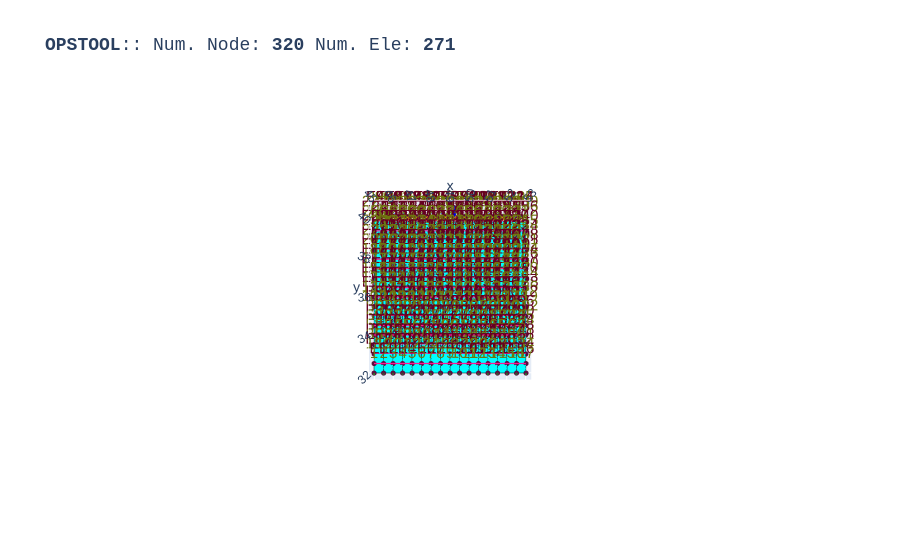

The notebook cell this image was saved under:
### Code cell
opst.vis.plotly.plot_model(show_node_numbering=True, show_ele_numbering=True, show_nodal_loads = True)

### Figure 1 — Plotly figure (JSON) as saved in the notebook; plotly's stock layout.template omitted (floating-point values rounded to 4 significant figures; data arrays with more than 128 entries replaced by an {"elided": "..."} marker saying what was removed)
{"data": [{"color": "#00FFFF", "hoverinfo": "skip", "i": {"elided": "512 int values"}, "j": {"elided": "512 int values"}, "k": {"elided": "512 int values"}, "name": "ELE_TAG_FourNodeQuadWithSensitivity", "opacity": 1, "type": "mesh3d", "x": {"elided": "1024 float values"}, "y": {"elided": "1024 float values"}, "z": {"elided": "1024 float values"}}, {"connectgaps": false, "hoverinfo": "skip", "line": {"color": "black", "width": 1}, "mode": "lines", "name": "Edge", "type": "scatter3d", "x": {"elided": "1536 float values"}, "y": {"elided": "1536 float values"}, "z": {"elided": "1536 float values"}}, {"connectgaps": false, "hoverinfo": "skip", "line": {"color": "#0652ff", "width": 5}, "mode": "lines", "name": "DispBeamColumn2d", "type": "scatter3d", "x": [45.25, 45.75, NaN, 45.75, 46.25, NaN, 46.25, 46.75, NaN, 46.75, 47.25, NaN, 47.25, 47.75, NaN, 47.75, 48.25, NaN, 48.25, 48.75, NaN, 48.75, 49.25, NaN, 49.25, 49.75, NaN, 49.75, 50.25, NaN, 50.25, 50.75, NaN, 50.75, 51.25, NaN, 51.25, 51.75, NaN, 51.75, 52.25, NaN, 52.25, 52.75, NaN], "y": [40.25, 40.25, NaN, 40.25, 40.25, NaN, 40.25, 40.25, NaN, 40.25, 40.25, NaN, 40.25, 40.25, NaN, 40.25, 40.25, NaN, 40.25, 40.25, NaN, 40.25, 40.25, NaN, 40.25, 40.25, NaN, 40.25, 40.25, NaN, 40.25, 40.25, NaN, 40.25, 40.25, NaN, 40.25, 40.25, NaN, 40.25, 40.25, NaN, 40.25, 40.25, NaN], "z": [0.0, 0.0, NaN, 0.0, 0.0, NaN, 0.0, 0.0, NaN, 0.0, 0.0, NaN, 0.0, 0.0, NaN, 0.0, 0.0, NaN, 0.0, 0.0, NaN, 0.0, 0.0, NaN, 0.0, 0.0, NaN, 0.0, 0.0, NaN, 0.0, 0.0, NaN, 0.0, 0.0, NaN, 0.0, 0.0, NaN, 0.0, 0.0, NaN, 0.0, 0.0, NaN]}, {"connectgaps": false, "hoverinfo": "skip", "line": {"color": "#ff9408", "width": 5}, "mode": "lines", "name": "BeamContact2D", "type": "scatter3d", "x": [45.5, 45.25, NaN, 45.5, 45.75, NaN, 46.0, 45.75, NaN, 46.0, 46.25, NaN, 46.5, 46.25, NaN, 46.5, 46.75, NaN, 47.0, 46.75, NaN, 47.0, 47.25, NaN, 47.5, 47.25, NaN, 47.5, 47.75, NaN, 48.0, 47.75, NaN, 48.0, 48.25, NaN, 48.5, 48.25, NaN, 48.5, 48.75, NaN, 49.0, 48.75, NaN, 49.0, 49.25, NaN, 49.5, 49.25, NaN, 49.5, 49.75, NaN, 50.0, 49.75, NaN, 50.0, 50.25, NaN, 50.5, 50.25, NaN, 50.5, 50.75, NaN, 51.0, 50.75, NaN, 51.0, 51.25, NaN, 51.5, 51.25, NaN, 51.5, 51.75, NaN, 52.0, 51.75, NaN, 52.0, 52.25, NaN, 52.5, 52.25, NaN, 52.5, 52.75, NaN], "y": [40.0, 40.25, NaN, 40.0, 40.25, NaN, 40.0, 40.25, NaN, 40.0, 40.25, NaN, 40.0, 40.25, NaN, 40.0, 40.25, NaN, 40.0, 40.25, NaN, 40.0, 40.25, NaN, 40.0, 40.25, NaN, 40.0, 40.25, NaN, 40.0, 40.25, NaN, 40.0, 40.25, NaN, 40.0, 40.25, NaN, 40.0, 40.25, NaN, 40.0, 40.25, NaN, 40.0, 40.25, NaN, 40.0, 40.25, NaN, 40.0, 40.25, NaN, 40.0, 40.25, NaN, 40.0, 40.25, NaN, 40.0, 40.25, NaN, 40.0, 40.25, NaN, 40.0, 40.25, NaN, 40.0, 40.25, NaN, 40.0, 40.25, NaN, 40.0, 40.25, NaN, 40.0, 40.25, NaN, 40.0, 40.25, NaN, 40.0, 40.25, NaN, 40.0, 40.25, NaN], "z": [0.0, 0.0, NaN, 0.0, 0.0, NaN, 0.0, 0.0, NaN, 0.0, 0.0, NaN, 0.0, 0.0, NaN, 0.0, 0.0, NaN, 0.0, 0.0, NaN, 0.0, 0.0, NaN, 0.0, 0.0, NaN, 0.0, 0.0, NaN, 0.0, 0.0, NaN, 0.0, 0.0, NaN, 0.0, 0.0, NaN, 0.0, 0.0, NaN, 0.0, 0.0, NaN, 0.0, 0.0, NaN, 0.0, 0.0, NaN, 0.0, 0.0, NaN, 0.0, 0.0, NaN, 0.0, 0.0, NaN, 0.0, 0.0, NaN, 0.0, 0.0, NaN, 0.0, 0.0, NaN, 0.0, 0.0, NaN, 0.0, 0.0, NaN, 0.0, 0.0, NaN, 0.0, 0.0, NaN, 0.0, 0.0, NaN, 0.0, 0.0, NaN, 0.0, 0.0, NaN]}, {"customdata": {"elided": "256 str values"}, "hovertemplate": "%{customdata}", "marker": {"color": "#00FFFF", "size": 3, "symbol": "diamond-open"}, "mode": "markers", "name": "ELE_TAG_FourNodeQuadWithSensitivity", "type": "scatter3d", "x": {"elided": "256 float values"}, "y": {"elided": "256 float values"}, "z": {"elided": "256 float values"}}, {"customdata": ["eleTag: 400<br>connectedNodes:<br> [290 291]", "eleTag: 401<br>connectedNodes:<br> [291 292]", "eleTag: 402<br>connectedNodes:<br> [292 293]", "eleTag: 403<br>connectedNodes:<br> [293 294]", "eleTag: 404<br>connectedNodes:<br> [294 295]", "eleTag: 405<br>connectedNodes:<br> [295 296]", "eleTag: 406<br>connectedNodes:<br> [296 297]", "eleTag: 407<br>connectedNodes:<br> [297 298]", "eleTag: 408<br>connectedNodes:<br> [298 299]", "eleTag: 409<br>connectedNodes:<br> [299 300]", "eleTag: 410<br>connectedNodes:<br> [300 301]", "eleTag: 411<br>connectedNodes:<br> [301 302]", "eleTag: 412<br>connectedNodes:<br> [302 303]", "eleTag: 413<br>connectedNodes:<br> [303 304]", "eleTag: 414<br>connectedNodes:<br> [304 305]"], "hovertemplate": "%{customdata}", "marker": {"color": "#0652ff", "size": 3, "symbol": "diamond-open"}, "mode": "markers", "name": "DispBeamColumn2d", "type": "scatter3d", "x": [45.5, 46.0, 46.5, 47.0, 47.5, 48.0, 48.5, 49.0, 49.5, 50.0, 50.5, 51.0, 51.5, 52.0, 52.5], "y": [40.25, 40.25, 40.25, 40.25, 40.25, 40.25, 40.25, 40.25, 40.25, 40.25, 40.25, 40.25, 40.25, 40.25, 40.25], "z": [0.0, 0.0, 0.0, 0.0, 0.0, 0.0, 0.0, 0.0, 0.0, 0.0, 0.0, 0.0, 0.0, 0.0, 0.0]}, {"customdata": ["eleTag: 3050<br>connectedNodes:<br> [274 290]", "eleTag: 3050<br>connectedNodes:<br> [274 291]", "eleTag: 3051<br>connectedNodes:<br> [275 291]", "eleTag: 3051<br>connectedNodes:<br> [275 292]", "eleTag: 3052<br>connectedNodes:<br> [276 292]", "eleTag: 3052<br>connectedNodes:<br> [276 293]", "eleTag: 3053<br>connectedNodes:<br> [277 293]", "eleTag: 3053<br>connectedNodes:<br> [277 294]", "eleTag: 3054<br>connectedNodes:<br> [278 294]", "eleTag: 3054<br>connectedNodes:<br> [278 295]", "eleTag: 3055<br>connectedNodes:<br> [279 295]", "eleTag: 3055<br>connectedNodes:<br> [279 296]", "eleTag: 3056<br>connectedNodes:<br> [280 296]", "eleTag: 3056<br>connectedNodes:<br> [280 297]", "eleTag: 3057<br>connectedNodes:<br> [281 297]", "eleTag: 3057<br>connectedNodes:<br> [281 298]", "eleTag: 3058<br>connectedNodes:<br> [282 298]", "eleTag: 3058<br>connectedNodes:<br> [282 299]", "eleTag: 3059<br>connectedNodes:<br> [283 299]", "eleTag: 3059<br>connectedNodes:<br> [283 300]", "eleTag: 3060<br>connectedNodes:<br> [284 300]", "eleTag: 3060<br>connectedNodes:<br> [284 301]", "eleTag: 3061<br>connectedNodes:<br> [285 301]", "eleTag: 3061<br>connectedNodes:<br> [285 302]", "eleTag: 3062<br>connectedNodes:<br> [286 302]", "eleTag: 3062<br>connectedNodes:<br> [286 303]", "eleTag: 3063<br>connectedNodes:<br> [287 303]", "eleTag: 3063<br>connectedNodes:<br> [287 304]", "eleTag: 3064<br>connectedNodes:<br> [288 304]", "eleTag: 3064<br>connectedNodes:<br> [288 305]"], "hovertemplate": "%{customdata}", "marker": {"color": "#ff9408", "size": 3, "symbol": "diamond-open"}, "mode": "markers", "name": "BeamContact2D", "type": "scatter3d", "x": [45.38, 45.62, 45.88, 46.12, 46.38, 46.62, 46.88, 47.12, 47.38, 47.62, 47.88, 48.12, 48.38, 48.62, 48.88, 49.12, 49.38, 49.62, 49.88, 50.12, 50.38, 50.62, 50.88, 51.12, 51.38, 51.62, 51.88, 52.12, 52.38, 52.62], "y": [40.12, 40.12, 40.12, 40.12, 40.12, 40.12, 40.12, 40.12, 40.12, 40.12, 40.12, 40.12, 40.12, 40.12, 40.12, 40.12, 40.12, 40.12, 40.12, 40.12, 40.12, 40.12, 40.12, 40.12, 40.12, 40.12, 40.12, 40.12, 40.12, 40.12], "z": [0.0, 0.0, 0.0, 0.0, 0.0, 0.0, 0.0, 0.0, 0.0, 0.0, 0.0, 0.0, 0.0, 0.0, 0.0, 0.0, 0.0, 0.0, 0.0, 0.0, 0.0, 0.0, 0.0, 0.0, 0.0, 0.0, 0.0, 0.0, 0.0, 0.0]}, {"customdata": {"elided": "320 str values"}, "hovertemplate": "x: %{x}<br>y: %{y}<br>z: %{z} <br>nodeTag: %{customdata}", "marker": {"color": "#580f41", "size": 3, "symbol": "circle"}, "mode": "markers", "name": "Nodes", "type": "scatter3d", "x": {"elided": "320 float values"}, "y": {"elided": "320 float values"}, "z": {"elided": "320 float values"}}, {"mode": "text", "name": "Node Tag", "text": {"elided": "320 str values"}, "textfont": {"color": "#6e750e", "size": 15}, "type": "scatter3d", "x": {"elided": "320 float values"}, "y": {"elided": "320 float values"}, "z": {"elided": "320 float values"}}, {"mode": "text", "name": "Element Tag", "text": {"elided": "271 str values"}, "textfont": {"color": "#650021", "size": 15}, "type": "scatter3d", "x": {"elided": "271 float values"}, "y": {"elided": "271 float values"}, "z": {"elided": "271 float values"}}, {"connectgaps": false, "hoverinfo": "skip", "line": {"color": "#15b01a", "width": 1}, "mode": "lines", "name": "BC", "type": "scatter3d", "x": {"elided": "384 float values"}, "y": {"elided": "384 float values"}, "z": {"elided": "384 float values"}}, {"connectgaps": false, "hoverinfo": "skip", "line": {"color": "#FF1493", "width": 2.5}, "mode": "lines", "name": "mp constraint", "type": "scatter3d", "x": [45.0, 53.0, NaN, 45.0, 53.0, NaN, 45.0, 53.0, NaN, 45.0, 53.0, NaN, 45.0, 53.0, NaN, 45.0, 53.0, NaN, 45.0, 53.0, NaN, 45.0, 53.0, NaN, 45.0, 53.0, NaN, 45.0, 53.0, NaN, 45.0, 53.0, NaN, 45.0, 53.0, NaN, 45.0, 53.0, NaN, 45.0, 53.0, NaN, 45.0, 53.0, NaN, 45.0, 53.0, NaN], "y": [32.5, 32.5, NaN, 33.0, 33.0, NaN, 33.5, 33.5, NaN, 34.0, 34.0, NaN, 34.5, 34.5, NaN, 35.0, 35.0, NaN, 35.5, 35.5, NaN, 36.0, 36.0, NaN, 36.5, 36.5, NaN, 37.0, 37.0, NaN, 37.5, 37.5, NaN, 38.0, 38.0, NaN, 38.5, 38.5, NaN, 39.0, 39.0, NaN, 39.5, 39.5, NaN, 40.0, 40.0, NaN], "z": [0.0, 0.0, NaN, 0.0, 0.0, NaN, 0.0, 0.0, NaN, 0.0, 0.0, NaN, 0.0, 0.0, NaN, 0.0, 0.0, NaN, 0.0, 0.0, NaN, 0.0, 0.0, NaN, 0.0, 0.0, NaN, 0.0, 0.0, NaN, 0.0, 0.0, NaN, 0.0, 0.0, NaN, 0.0, 0.0, NaN, 0.0, 0.0, NaN, 0.0, 0.0, NaN, 0.0, 0.0, NaN]}, {"connectgaps": false, "hovertemplate": "<b>%{text}</b>", "line": {"color": "#0000ff", "width": 5}, "mode": "lines", "name": "<b>Pattern 1</b><br>Nodal Load", "text": ["0.00e+00", "0.00e+00", "0.00e+00", "0.00e+00", "0.00e+00", "0.00e+00"], "type": "scatter3d", "x": [49.25, 49.25, NaN, 46.25, 46.25, NaN], "y": [40.25, 40.25, NaN, 40.25, 40.25, NaN], "z": [0.0, 0.0, NaN, 0.0, 0.0, NaN]}, {"color": "#0000ff", "hovertemplate": "<b>%{text}", "i": [0, 0, 1, 1, 2, 2, 3, 3, 4, 4, 5, 5, 6, 6, 7, 7, 8, 8, 9, 9, 10, 10, 11, 11, 12, 12, 13, 13, 14, 14, 15, 15, 18, 18, 19, 19, 20, 20, 21, 21, 22, 22, 23, 23, 24, 24, 25, 25, 26, 26, 27, 27, 28, 28, 29, 29, 30, 30, 31, 31, 32, 32, 33, 33], "j": [1, 1, 2, 2, 3, 3, 4, 4, 5, 5, 6, 6, 7, 7, 8, 8, 9, 9, 10, 10, 11, 11, 12, 12, 13, 13, 14, 14, 15, 15, 0, 0, 19, 19, 20, 20, 21, 21, 22, 22, 23, 23, 24, 24, 25, 25, 26, 26, 27, 27, 28, 28, 29, 29, 30, 30, 31, 31, 32, 32, 33, 33, 18, 18], "k": [16, 17, 16, 17, 16, 17, 16, 17, 16, 17, 16, 17, 16, 17, 16, 17, 16, 17, 16, 17, 16, 17, 16, 17, 16, 17, 16, 17, 16, 17, 16, 17, 34, 35, 34, 35, 34, 35, 34, 35, 34, 35, 34, 35, 34, 35, 34, 35, 34, 35, 34, 35, 34, 35, 34, 35, 34, 35, 34, 35, 34, 35, 34, 35], "name": "<b>Pattern 1</b><br>Nodal Load", "text": ["0.00e+00", "0.00e+00", "0.00e+00", "0.00e+00", "0.00e+00", "0.00e+00", "0.00e+00", "0.00e+00", "0.00e+00", "0.00e+00", "0.00e+00", "0.00e+00", "0.00e+00", "0.00e+00", "0.00e+00", "0.00e+00", "0.00e+00", "0.00e+00", "0.00e+00", "0.00e+00", "0.00e+00", "0.00e+00", "0.00e+00", "0.00e+00", "0.00e+00", "0.00e+00", "0.00e+00", "0.00e+00", "0.00e+00", "0.00e+00", "0.00e+00", "0.00e+00", "0.00e+00", "0.00e+00", "0.00e+00", "0.00e+00"], "type": "mesh3d", "x": [49.25, 49.25, 49.25, 49.25, 49.25, 49.25, 49.25, 49.25, 49.25, 49.25, 49.25, 49.25, 49.25, 49.25, 49.25, 49.25, 49.25, 49.25, 46.25, 46.25, 46.25, 46.25, 46.25, 46.25, 46.25, 46.25, 46.25, 46.25, 46.25, 46.25, 46.25, 46.25, 46.25, 46.25, 46.25, 46.25], "y": [40.25, 40.25, 40.25, 40.25, 40.25, 40.25, 40.25, 40.25, 40.25, 40.25, 40.25, 40.25, 40.25, 40.25, 40.25, 40.25, 40.25, 40.25, 40.25, 40.25, 40.25, 40.25, 40.25, 40.25, 40.25, 40.25, 40.25, 40.25, 40.25, 40.25, 40.25, 40.25, 40.25, 40.25, 40.25, 40.25], "z": [0.0, 0.0, 0.0, 0.0, 0.0, 0.0, 0.0, 0.0, 0.0, 0.0, 0.0, 0.0, 0.0, 0.0, 0.0, 0.0, 0.0, 0.0, 0.0, 0.0, 0.0, 0.0, 0.0, 0.0, 0.0, 0.0, 0.0, 0.0, 0.0, 0.0, 0.0, 0.0, 0.0, 0.0, 0.0, 0.0]}, {"connectgaps": false, "hovertemplate": "<b>%{text}</b>", "line": {"color": "#0000ff", "width": 5}, "mode": "lines", "name": "<b>Pattern 1</b><br>Nodal Load", "text": ["-5.00e+02", "-5.00e+02", "-5.00e+02", "-5.00e+00", "-5.00e+00", "-5.00e+00"], "type": "scatter3d", "x": [49.25, 49.25, NaN, 46.25, 46.25, NaN], "y": [40.83, 40.42, NaN, 40.26, 40.25, NaN], "z": [0.0, 0.0, NaN, 0.0, 0.0, NaN]}, {"color": "#0000ff", "hovertemplate": "<b>%{text}", "i": [0, 0, 1, 1, 2, 2, 3, 3, 4, 4, 5, 5, 6, 6, 7, 7, 8, 8, 9, 9, 10, 10, 11, 11, 12, 12, 13, 13, 14, 14, 15, 15, 18, 18, 19, 19, 20, 20, 21, 21, 22, 22, 23, 23, 24, 24, 25, 25, 26, 26, 27, 27, 28, 28, 29, 29, 30, 30, 31, 31, 32, 32, 33, 33], "j": [1, 1, 2, 2, 3, 3, 4, 4, 5, 5, 6, 6, 7, 7, 8, 8, 9, 9, 10, 10, 11, 11, 12, 12, 13, 13, 14, 14, 15, 15, 0, 0, 19, 19, 20, 20, 21, 21, 22, 22, 23, 23, 24, 24, 25, 25, 26, 26, 27, 27, 28, 28, 29, 29, 30, 30, 31, 31, 32, 32, 33, 33, 18, 18], "k": [16, 17, 16, 17, 16, 17, 16, 17, 16, 17, 16, 17, 16, 17, 16, 17, 16, 17, 16, 17, 16, 17, 16, 17, 16, 17, 16, 17, 16, 17, 16, 17, 34, 35, 34, 35, 34, 35, 34, 35, 34, 35, 34, 35, 34, 35, 34, 35, 34, 35, 34, 35, 34, 35, 34, 35, 34, 35, 34, 35, 34, 35, 34, 35], "name": "<b>Pattern 1</b><br>Nodal Load", "text": ["-5.00e+02", "-5.00e+02", "-5.00e+02", "-5.00e+02", "-5.00e+02", "-5.00e+02", "-5.00e+02", "-5.00e+02", "-5.00e+02", "-5.00e+02", "-5.00e+02", "-5.00e+02", "-5.00e+02", "-5.00e+02", "-5.00e+02", "-5.00e+02", "-5.00e+02", "-5.00e+02", "-5.00e+00", "-5.00e+00", "-5.00e+00", "-5.00e+00", "-5.00e+00", "-5.00e+00", "-5.00e+00", "-5.00e+00", "-5.00e+00", "-5.00e+00", "-5.00e+00", "-5.00e+00", "-5.00e+00", "-5.00e+00", "-5.00e+00", "-5.00e+00", "-5.00e+00", "-5.00e+00"], "type": "mesh3d", "x": [49.33, 49.33, 49.31, 49.28, 49.24, 49.21, 49.18, 49.17, 49.17, 49.18, 49.21, 49.24, 49.28, 49.31, 49.33, 49.33, 49.25, 49.25, 46.25, 46.25, 46.25, 46.25, 46.25, 46.25, 46.25, 46.25, 46.25, 46.25, 46.25, 46.25, 46.25, 46.25, 46.25, 46.25, 46.25, 46.25], "y": [40.42, 40.42, 40.42, 40.42, 40.42, 40.42, 40.42, 40.42, 40.42, 40.42, 40.42, 40.42, 40.42, 40.42, 40.42, 40.42, 40.42, 40.21, 40.25, 40.25, 40.25, 40.25, 40.25, 40.25, 40.25, 40.25, 40.25, 40.25, 40.25, 40.25, 40.25, 40.25, 40.25, 40.25, 40.25, 40.25], "z": [0.0, 0.03356, 0.06131, 0.07846, 0.08205, 0.07145, 0.04849, 0.01715, -0.01715, -0.04849, -0.07145, -0.08205, -0.07846, -0.06131, -0.03356, -2.021e-17, 0.0, 0.0, 0.0, 0.0003356, 0.0006131, 0.0007846, 0.0008205, 0.0007145, 0.0004849, 0.0001715, -0.0001715, -0.0004849, -0.0007145, -0.0008205, -0.0007846, -0.0006131, -0.0003356, -2.021e-19, 0.0, 0.0]}, {"connectgaps": false, "hovertemplate": "<b>%{text}</b>", "line": {"color": "#0000ff", "width": 5}, "mode": "lines", "name": "<b>Pattern 1</b><br>Nodal Load", "text": ["0.00e+00", "0.00e+00", "0.00e+00", "0.00e+00", "0.00e+00", "0.00e+00"], "type": "scatter3d", "x": [49.25, 49.25, NaN, 46.25, 46.25, NaN], "y": [40.25, 40.25, NaN, 40.25, 40.25, NaN], "z": [0.0, 0.0, NaN, 0.0, 0.0, NaN]}, {"color": "#0000ff", "hovertemplate": "<b>%{text}", "i": [0, 0, 1, 1, 2, 2, 3, 3, 4, 4, 5, 5, 6, 6, 7, 7, 8, 8, 9, 9, 10, 10, 11, 11, 12, 12, 13, 13, 14, 14, 15, 15, 18, 18, 19, 19, 20, 20, 21, 21, 22, 22, 23, 23, 24, 24, 25, 25, 26, 26, 27, 27, 28, 28, 29, 29, 30, 30, 31, 31, 32, 32, 33, 33], "j": [1, 1, 2, 2, 3, 3, 4, 4, 5, 5, 6, 6, 7, 7, 8, 8, 9, 9, 10, 10, 11, 11, 12, 12, 13, 13, 14, 14, 15, 15, 0, 0, 19, 19, 20, 20, 21, 21, 22, 22, 23, 23, 24, 24, 25, 25, 26, 26, 27, 27, 28, 28, 29, 29, 30, 30, 31, 31, 32, 32, 33, 33, 18, 18], "k": [16, 17, 16, 17, 16, 17, 16, 17, 16, 17, 16, 17, 16, 17, 16, 17, 16, 17, 16, 17, 16, 17, 16, 17, 16, 17, 16, 17, 16, 17, 16, 17, 34, 35, 34, 35, 34, 35, 34, 35, 34, 35, 34, 35, 34, 35, 34, 35, 34, 35, 34, 35, 34, 35, 34, 35, 34, 35, 34, 35, 34, 35, 34, 35], "name": "<b>Pattern 1</b><br>Nodal Load", "text": ["0.00e+00", "0.00e+00", "0.00e+00", "0.00e+00", "0.00e+00", "0.00e+00", "0.00e+00", "0.00e+00", "0.00e+00", "0.00e+00", "0.00e+00", "0.00e+00", "0.00e+00", "0.00e+00", "0.00e+00", "0.00e+00", "0.00e+00", "0.00e+00", "0.00e+00", "0.00e+00", "0.00e+00", "0.00e+00", "0.00e+00", "0.00e+00", "0.00e+00", "0.00e+00", "0.00e+00", "0.00e+00", "0.00e+00", "0.00e+00", "0.00e+00", "0.00e+00", "0.00e+00", "0.00e+00", "0.00e+00", "0.00e+00"], "type": "mesh3d", "x": [49.25, 49.25, 49.25, 49.25, 49.25, 49.25, 49.25, 49.25, 49.25, 49.25, 49.25, 49.25, 49.25, 49.25, 49.25, 49.25, 49.25, 49.25, 46.25, 46.25, 46.25, 46.25, 46.25, 46.25, 46.25, 46.25, 46.25, 46.25, 46.25, 46.25, 46.25, 46.25, 46.25, 46.25, 46.25, 46.25], "y": [40.25, 40.25, 40.25, 40.25, 40.25, 40.25, 40.25, 40.25, 40.25, 40.25, 40.25, 40.25, 40.25, 40.25, 40.25, 40.25, 40.25, 40.25, 40.25, 40.25, 40.25, 40.25, 40.25, 40.25, 40.25, 40.25, 40.25, 40.25, 40.25, 40.25, 40.25, 40.25, 40.25, 40.25, 40.25, 40.25], "z": [0.0, 0.0, 0.0, 0.0, 0.0, 0.0, 0.0, 0.0, 0.0, 0.0, 0.0, 0.0, 0.0, 0.0, 0.0, 0.0, 0.0, 0.0, 0.0, 0.0, 0.0, 0.0, 0.0, 0.0, 0.0, 0.0, 0.0, 0.0, 0.0, 0.0, 0.0, 0.0, 0.0, 0.0, 0.0, 0.0]}], "layout": {"autosize": true, "font": {"family": "Arial, sans-serif"}, "scene": {"aspectmode": "data", "camera": {"eye": {"x": 0, "y": -0.1, "z": 10}}, "dragmode": "pan", "xaxis": {"showbackground": false}, "yaxis": {"showbackground": false}, "zaxis": {"showbackground": true, "showgrid": true, "showticklabels": false, "ticks": "", "title": {"text": ""}, "visible": true}}, "showlegend": false, "title": {"font": {"family": "courier", "size": 18}, "text": "<b>OPSTOOL</b>:: Num. Node: <b>320</b> Num. Ele: <b>271</b>"}}}
